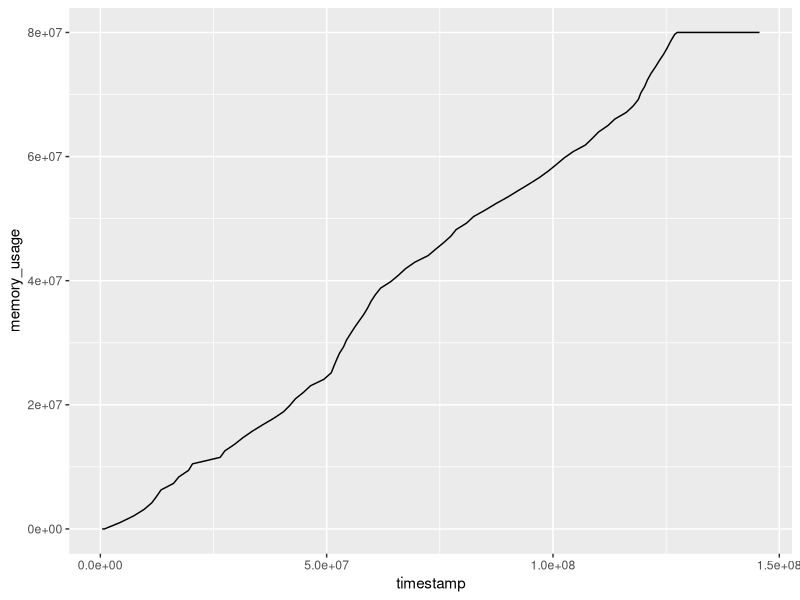

This figure's R source:
## ---- chunk 1
knitr::opts_chunk$set(echo = TRUE)
## ---- chunk 2
library(dplyr)
library(readr)
library(ggplot2)
## ---- chunk 3
data <- read_csv("membench.csv")
## ---- chunk 4
ggplot(data, aes(x=timestamp)) + geom_line(aes(y=memory_usage)) #+ geom_line(aes(y=disk_usage)) #+ geom_line(aes(y=intended_memory_usage)) + geom_line(aes(y=apparent_memory_usage))
